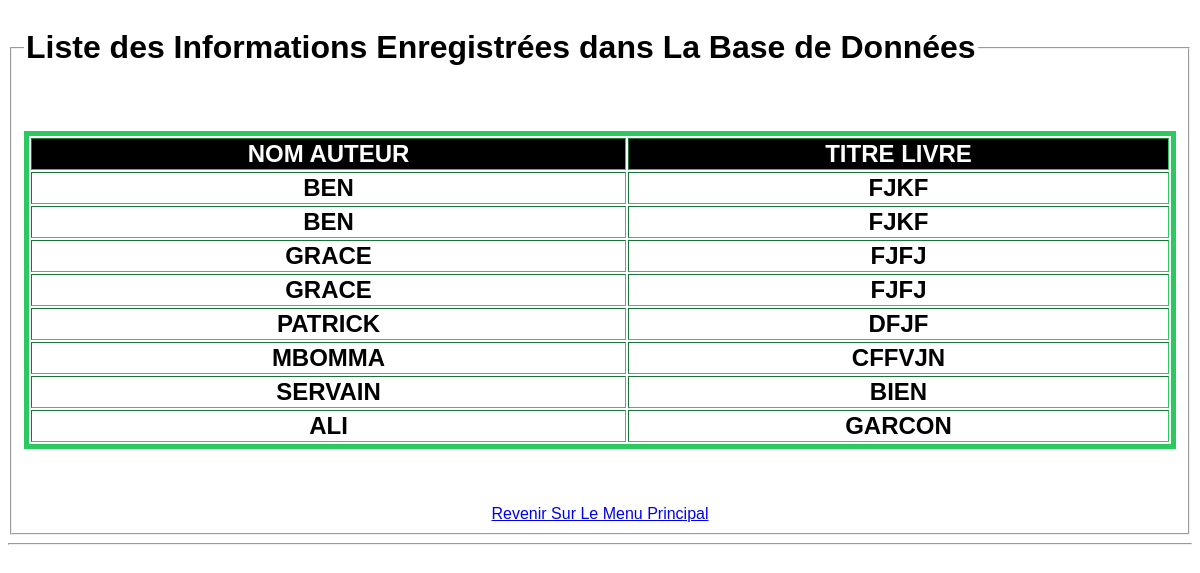
The page /Reporting.php on the database its author committed.
### tables this page shows
CREATE TABLE IF NOT EXISTS `auteur` (
  `IDAUTEUR` int(11) NOT NULL AUTO_INCREMENT,
  `NOMAUTEUR` varchar(50) DEFAULT NULL,
  `PRENOMAUTEUR` varchar(50) DEFAULT NULL,
  `DATENAISSANCEAUTEUR` date DEFAULT NULL,
  PRIMARY KEY (`IDAUTEUR`)
);

CREATE TABLE IF NOT EXISTS `livre` (
  `IDLIVRE` int(11) NOT NULL AUTO_INCREMENT,
  `TITRELIVRE` varchar(20) DEFAULT NULL,
  `ANNEELIVRE` int(11) DEFAULT NULL,
  `CATEGORIELIVRE` varchar(20) DEFAULT NULL,
  `NBREPAGELIVRE` int(11) DEFAULT NULL,
  PRIMARY KEY (`IDLIVRE`)
);

### Reporting.php (the view, shortened to what this page needs)
<?php
	require_once('connexion.php');
		$resultat = $con->query("SELECT A.NOMAUTEUR, L.TITRELIVRE
									FROM auteur A, livre L, rediger R
									WHERE A.IDAUTEUR = R.IDAUTEUR
									AND R.IDAUTEUR = L.IDLIVRE
									");
?>
<!DOCTYPE HTML>
<html>
	<head>
	<link rel="stylesheet" type="text/css" href="monstyle.css">
	</head>
	<body><div><div><div>
				<fieldset><legend><div><H1>Liste des Informations Enregistrées dans La Base de Données</H1></div></legend><br>
					<center><H2><table border=2 cellspacing=2>
						<thead><tr>
								<th>NOM AUTEUR</th>
								<th>TITRE LIVRE</th>
							</tr></thead>
						<tbody>
							<?php while($VBLETABLE=$resultat->fetch()){?>
								<tr>
									<td align="center"><?php echo $VBLETABLE['NOMAUTEUR'] ?></td>
									<td align="center"><?php echo $VBLETABLE['TITRELIVRE'] ?></td>
									<?php } ?>
						</tbody></table></H2><br><br><a href="index.php">Revenir Sur Le Menu Principal</a>
					</center></fieldset><hr></div></div></div>
	</body>
</html>

### Monstyle.css (style rules this page uses)
table { border:solid 5px rgb(43, 201, 95) ; width: 100%; }
html { font-family: 'Franklin Gothic Medium', 'Arial Narrow', Arial, sans-serif; font-weight: inherit 150px; }
th { background-color: black; color: white; }

### rows shown on the page
auteur: NOMAUTEUR "BEN", livre.TITRELIVRE "FJKF"
auteur: NOMAUTEUR "GRACE", livre.TITRELIVRE "FJFJ"
auteur: NOMAUTEUR "PATRICK", livre.TITRELIVRE "DFJF"
auteur: NOMAUTEUR "MBOMMA", livre.TITRELIVRE "CFFVJN"
auteur: NOMAUTEUR "SERVAIN", livre.TITRELIVRE "BIEN"
auteur: NOMAUTEUR "ALI", livre.TITRELIVRE "GARCON"
